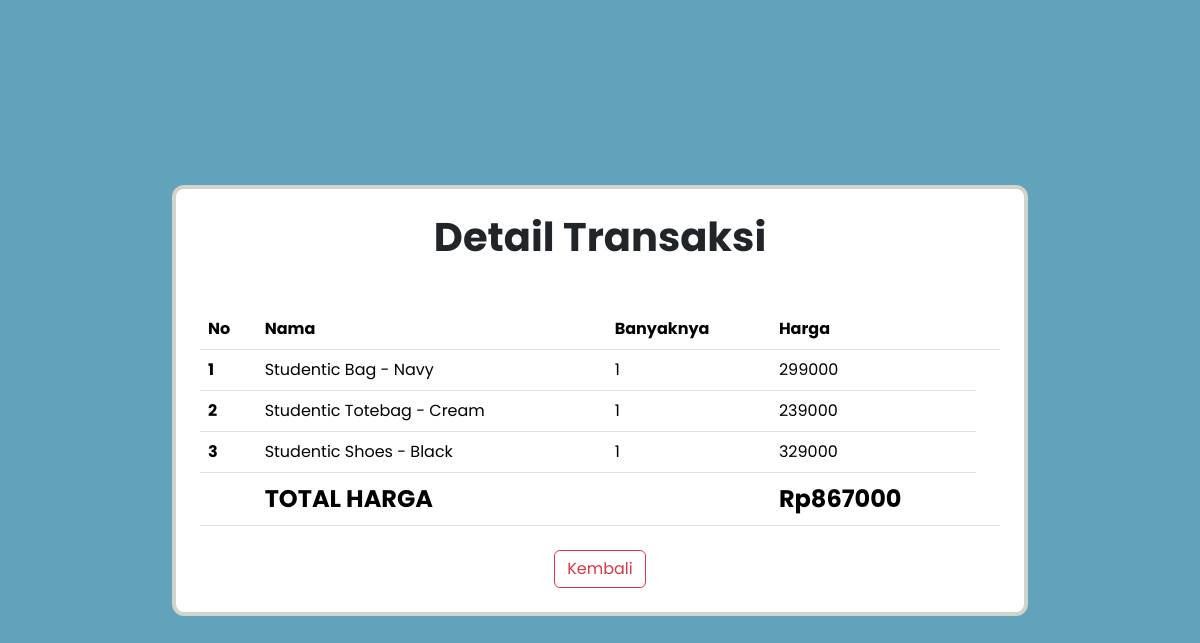
The app's page /product_order.php?order_id=720240616054742 (signed in) with its own data.
### tables this page shows
CREATE TABLE `order_item` (
  `order_id` varchar(255) NOT NULL,
  `product_id` int(9) NOT NULL,
  `name` varchar(255) NOT NULL,
  `quantity` int(11) NOT NULL,
  `total_price` int(11) NOT NULL,
  `date` date NOT NULL
);

### product_order.php (the view, shortened to what this page needs)
<!DOCTYPE html>
<html lang="en">
<head>
  <link href="https://cdn.jsdelivr.net/npm/bootstrap@5.3.2/dist/css/bootstrap.min.css" rel="stylesheet">
</head>
<body>
  <div class="d-flex justify-content-center align-items-center flex-column" style="height: 100vh; background-color: #61A3BA">
    <div class="d-flex justify-content-center p-4 flex-column" style="border: 4px solid #D0D4CA; border-radius: 12px; background-color: white;">
      <h1 class="text-center mb-5"><b>Detail Transaksi</b></h1>
      <table class="table" style="width: 100vh;">
        <thead>
          <tr>
            <th scope="col">No</th>
            <th scope="col">Nama</th>
            <th scope="col">Banyaknya</th>
            <th scope="col">Harga</th>
            <th scope="col"></th>
          </tr>
        </thead>
        <tbody>
          <?php
            include 'koneksi.php';
            $total=0;
            $order_id = $_GET['order_id'];
            $sql = "SELECT * FROM order_item WHERE order_id='$order_id'";
            $data = mysqli_query($connect, $sql)or die(mysqli_error($connect));
            $count=1;
            while($row = $data->fetch_object()){
          ?>
          <tr>
            <th scope="row"><?php print $count++; ?></th>
            <td><?=$row->name?></td>
            <td><?=$row->quantity?></td>
            <td><?=$row->total_price?></td>
          </tr>
          <?php
            $total += $row->total_price;
            }
          ?>
          <tr>
            <th scope="row"></th>
            <td><b class="fs-4">TOTAL HARGA</b></td>
            <td></td>
            <td><b class="fs-4">Rp<?=$total?></b></td>
            <td></td>
          </tr>
        </tbody>
      </table>
      <div class="d-flex align-items-center flex-column">
        <a href="transaksi.php" class="mt-2 d-flex justify-content-center text-decoration-none">
          <button type="submit" class="btn btn-outline-danger loga">Kembali</button>
        </a>
      </div>
    </div>
  </div>
</body>
</html>

### product_order.php (style rules this page uses)
body { font-family: 'Poppins', sans-serif; }

### records on screen
order_item: name "Studentic Bag - Navy", quantity "1", total_price "299000"
order_item: name "Studentic Totebag - Cream", quantity "1", total_price "239000"
order_item: name "Studentic Shoes - Black", quantity "1", total_price "329000"

### other values on screen
$total "867000"
